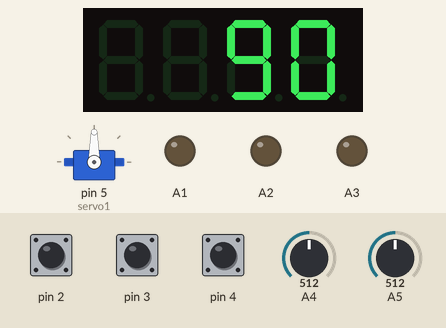
Recording of a sketch running on a simulated Arduino Uno, built with avr-gcc and run on an emulated ATmega328P. Shown: servo, 4-digit seven-segment display, output pins drawn as LEDs (lit = HIGH). The inputs (shaded band) are chosen by the test bench; at power-on: A4 = 512, pin 2 HIGH, pin 3 HIGH, pin 4 HIGH, A5 = 512. No radio packets arrive unless stated.

Above: at 1.2 s.
1.3 s: A4 set to 716
At 1.8 s:
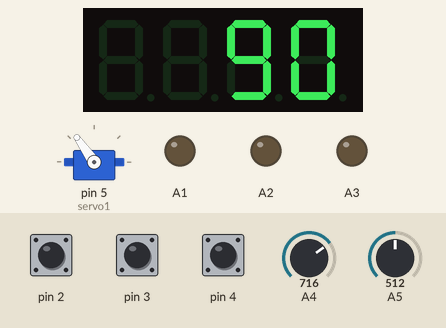
2.8 s: pin 2 pulled LOW for 0.15 s
At 3.7 s:
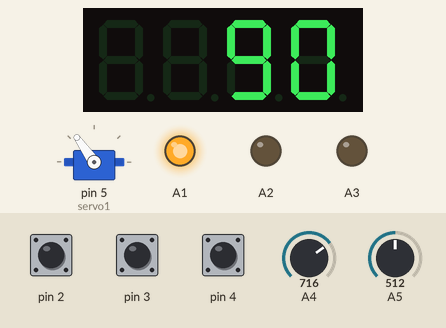
4.4 s: pin 3 pulled LOW for 0.15 s
At 5.6 s:
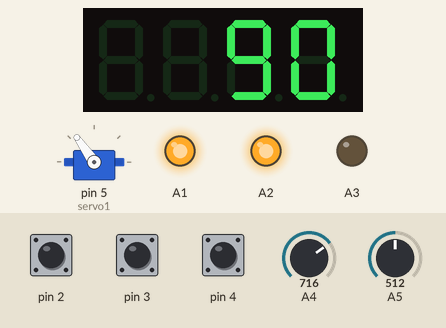
6.0 s: pin 4 pulled LOW for 0.15 s
At 7.3 s:
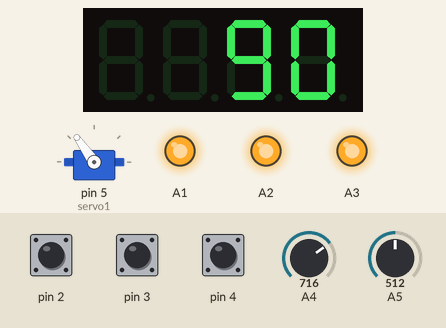
7.6 s: A4 set to 900
At 8.4 s:
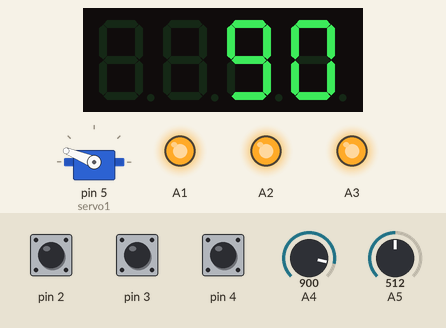
9.1 s: pin 2 pulled LOW for 1 s
At 10.5 s:
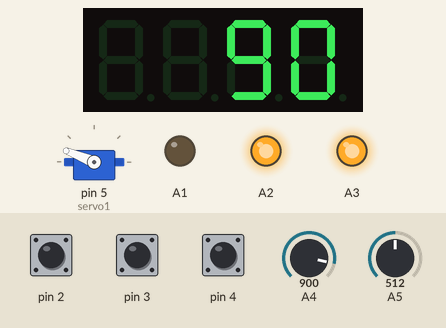
Timing chart, 0 to 12.1 s (numbered marks = the images above; inputs shaded):
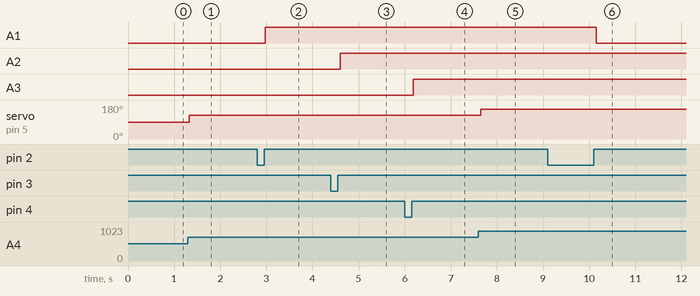

Measured:
- after the input at 1.3 s, servo on pin 5 (servo1): 90° → 125° at once
- after the input at 2.8 s, A1: LOW → HIGH after 0.18 s
- after the input at 4.4 s, A2: LOW → HIGH after 0.20 s
- after the input at 6.0 s, A3: LOW → HIGH after 0.18 s
- after the input at 7.6 s, servo on pin 5 (servo1): 125° → 158° at once
- after the input at 9.1 s, A1: HIGH → LOW after 1.0 s

The sketch:

Q0068-Sketch.ino
```cpp
#include <RF24.h>

#include <Servo.h>
#include <TM1637Display.h>

//*************** Controle do RF ***********************
#define radioID 1   //Informar "0" para um dispositivo e "1" para o outro dispositivo

struct estruturaDadosRF
{
   boolean ligando = false;   //Esta variavel será usada para solicitar os dados do outro aparelho. Será útil quando o aparelho solicitante esta sendo ligado, para manter os valores do aparelho que já esta ligado.
   boolean botao1 = false;
   boolean botao2 = false;
   boolean botao3 = false;
   int potenciometro1 = 0;
   int potenciometro2 = 0;
};
typedef struct estruturaDadosRF tipoDadosRF;
tipoDadosRF dadosRF;
tipoDadosRF dadosRecebidos;

boolean transmitido = true;
boolean alterado = false;

RF24 radio(7,8);

byte enderecos[][6] = {"1node","2node"};


//*************** Controle do Projeto LOCAL ************
boolean botao1Ant = HIGH;
boolean botao1    = HIGH;
boolean botao2Ant = HIGH;
boolean botao2    = HIGH;
boolean botao3Ant = HIGH;
boolean botao3    = HIGH;
int pot1Ant = 0;
int pot1    = 0;
int pot2Ant = 0;
int pot2    = 0;

int angulo1 = 0;
int angulo2 = 0;
Servo servo1;
TM1637Display display1(9,6);


void setup() {
  //*************** Controle do RF ***********************
  radio.begin();

  #if radioID == 0
      radio.openWritingPipe(enderecos[0]);
      radio.openReadingPipe(1, enderecos[1]);
  #else
      radio.openWritingPipe(enderecos[1]);
      radio.openReadingPipe(1, enderecos[0]);
  #endif

  //Solicita os dados do outro aparelho, se ele estiver ligado. Tenta a comunicação por 2 segundos.
  dadosRF.ligando = true;
  radio.stopListening();
  long tempoInicio = millis();
  while ( !radio.write( &dadosRF, sizeof(tipoDadosRF) ) ) {
     if ((millis() - tempoInicio) > 2000) {
        break;
     }
  }
  dadosRF.ligando = false;
  radio.startListening();


  //*************** Controle do Projeto LOCAL ************
  pinMode(A1, OUTPUT);
  pinMode(A2, OUTPUT);
  pinMode(A3, OUTPUT);
  pinMode(A4, INPUT);
  pinMode(A5, INPUT);
  pinMode(2, INPUT_PULLUP);
  pinMode(3, INPUT_PULLUP);
  pinMode(4, INPUT_PULLUP);
  servo1.attach(5);
  display1.setBrightness(0x0f);
}


void loop() {
  //*************** Controle do RF ***********************
  // se houve alteração dos dados, envia para o outro radio
  if (alterado || !transmitido) {
     radio.stopListening();
     transmitido = radio.write( &dadosRF, sizeof(tipoDadosRF) );
     radio.startListening();
     alterado = false;
  }

  //verifica se esta recebendo mensagem
  if (radio.available()) {
     radio.read( &dadosRecebidos, sizeof(tipoDadosRF) );

     //verifica se houve solicitação de envio dos dados
     if (dadosRecebidos.ligando) {
        alterado = true;
     } else {
        dadosRF = dadosRecebidos;
     }
  }


  //*************** Controle do Projeto LOCAL ************
  #if radioID == 1
    pot1 = analogRead(A4);
    if (pot1 != pot1Ant) {
       dadosRF.potenciometro1 = pot1;
       alterado = true;  //esta variavel controla o envio dos dados sempre que houver uma alteração
    }
    pot1Ant = pot1;

    pot2 = analogRead(A5);
    if (pot2 != pot2Ant) {
       dadosRF.potenciometro2 = pot2;
       alterado = true;  //esta variavel controla o envio dos dados sempre que houver uma alteração
    }
    pot2Ant = pot2;
  #endif

  botao1 = digitalRead(2);
  if (botao1 && (botao1 != botao1Ant)) {
     dadosRF.botao1 = !dadosRF.botao1;
     alterado = true;  //esta variavel controla o envio dos dados sempre que houver uma alteração
  }
  botao1Ant = botao1;

  botao2 = digitalRead(3);
  if (botao2 && (botao2 != botao2Ant)) {
     dadosRF.botao2 = !dadosRF.botao2;
     alterado = true;  //esta variavel controla o envio dos dados sempre que houver uma alteração
  }
  botao2Ant = botao2;

  botao3 = digitalRead(4);
  if (botao3 && (botao3 != botao3Ant)) {
     dadosRF.botao3 = !dadosRF.botao3;
     alterado = true;  //esta variavel controla o envio dos dados sempre que houver uma alteração
  }
  botao3Ant = botao3;


  angulo1 = map(dadosRF.potenciometro1, 0, 1023, 0, 180);
  servo1.write(angulo1);

  angulo2 = map(dadosRF.potenciometro2, 0, 1023, 0, 180);
  display1.showNumberDec(angulo2);

  digitalWrite(A1, dadosRF.botao1);
  digitalWrite(A2, dadosRF.botao2);
  digitalWrite(A3, dadosRF.botao3);

  delay(10);
}
```
